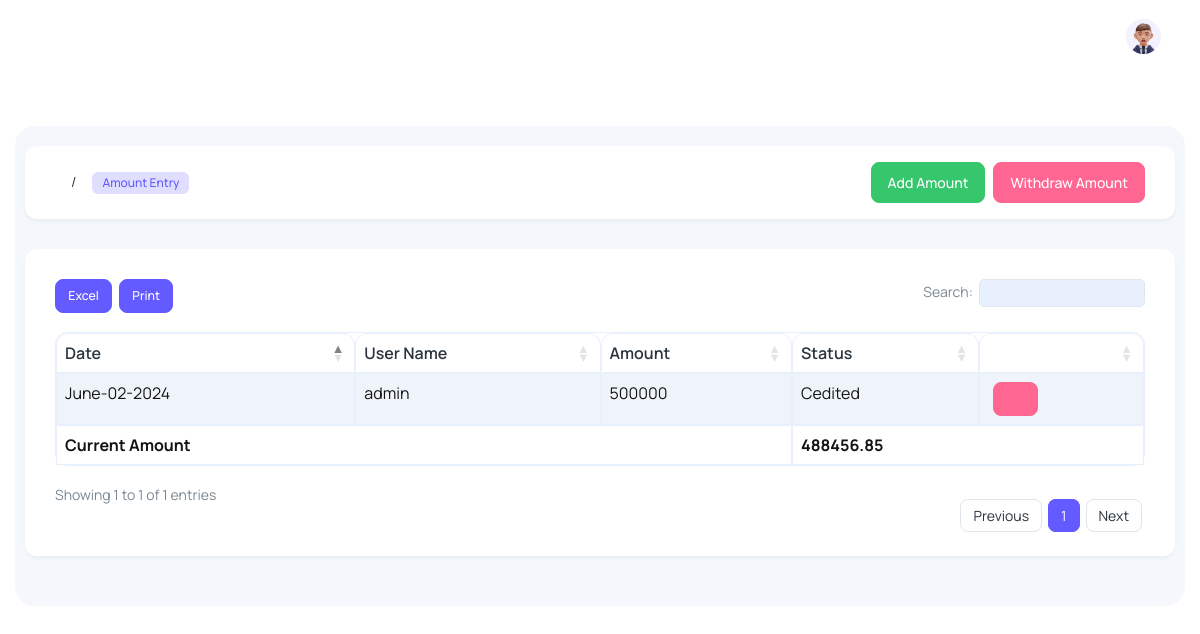
Page /Amount (signed in) on the committed database.
### main/models.py (models this page shows, shortened)
class AmountModel(models.Model):
    DateTime = models.DateTimeField(default=datetime.now())
    user = models.CharField(max_length=100,null=True, blank=True)
    Amount = models.CharField(max_length=100,null=True, blank=True)
    TAmount = models.CharField(max_length=100,null=True, blank=True)
    Method = models.CharField(max_length=100,null=True, blank=True)
    def Date(self):
        return self.DateTime.strftime('%B-%d-%Y')

class UserAmountModel(models.Model):
    DateTime = models.DateTimeField(default=datetime.now())
    user = models.CharField(max_length=100,null=True, blank=True)
    Amount = models.CharField(max_length=100,null=True, blank=True)

### main/views.py (the view, shortened to what this page needs)
# urls.py: path('Amount',views.Amount,name='Amount'),
@login_required(login_url='Login')
def Amount(request):
    if is_admin(request.user):
        user=User.objects.all()
        try:
            ca=UserAmountModel.objects.get(user=request.user)
            ca = ca.Amount
        except UserAmountModel.DoesNotExist:
            ca = ''
        dt = AmountModel.objects.all()
        data={'user':user,'dt':dt,'ca':ca}
        return render(request,'admin/amount.html',data)
    if is_user(request.user):
        dt = AmountModel.objects.all()
        return render(request,'expanse.html',{'dt':dt})

### main/views.py (called while the page is built)
def is_admin(user):
    data=User.objects.filter(is_superuser=True)
    for i in data:
        if str(i.username) == str(user):
            return True

### main/templates/admin/amount.html (shortened to what this page needs)
﻿{% extends 'admin/main.html' %}
{% load static %}
{% block content %}
<div class="body-wrapper">
  <div class="container-fluid">
    <div class="card card-body py-3">
      <div class="row align-items-center">
        <div class="col-12">
          <div class="d-flex align-items-center justify-space-between">
            <nav aria-label="breadcrumb" class="">
              <ol class="breadcrumb">
                <li class="breadcrumb-item" aria-current="page">
                  <span class="badge fw-medium fs-2 bg-primary-subtle text-primary">
                    Amount Entry
                  </span>
                </li>
              </ol>
            </nav>
            <nav aria-label="breadcrumb" class="ms-auto">
              <ol class="breadcrumb">
                <a data-bs-toggle="modal" data-bs-target="#AddAmount" class="btn btn-success">Add Amount</a>
                <a data-bs-toggle="modal" data-bs-target="#WithdrawAmount" class="ms-2 btn btn-danger">Withdraw Amount</a>
              </ol>
            </nav>
          </div>
        </div>
      </div>
    </div>
    <div class="datatables">
      <div class="card">
        <div class="card-body">
          <div class="table-responsive">
            <table id="file_export" class="table w-100 table-striped table-bordered display text-nowrap">
              <thead>
                <tr>
                  <th>Date</th>
                  <th>User Name</th>
                  <th>Amount</th>
                  <th>Status</th>
                  <th></th>
                </tr>
              </thead>
              <tbody>
                {% for i in dt %}
                <tr>
                  <td>{{i.Date}}</td>
                  <td>{{i.user}}</td>
                  <td>{{i.Amount}}</td>
                  <td>{{i.Method}}</td>
                  <td>
                    <a href="DAmount/{{i.id}}" style="margin-left: 5px;" class="btn btn-danger"><i class='ti ti-trash'></i></a>
                  </td>
                </tr>
                {% endfor %}
              </tbody>
              <tfoot>
                <tr>
                  <td colspan="3"><b>Current Amount</b></td>
                  <td colspan="2"><b>{{ca}}</b></td>
                </tr>
              </tfoot>
            </table>
          </div>
        </div>
      </div>
    </div>
  </div>
</div>
{% endblock content %}

### main/templates/admin/main.html (style rules this page uses)
.table-bordered { border: 0.5px solid #E8F0FE !important; box-shadow: #E8F0FE; color: black !important; }
table { border-radius: 12px !important; }
thead { border-radius: 12px !important; border-radius: 12px !important; }
th { border: 0.5px solid #E8F0FE !important; padding: 8px !important; border-top-left-radius: 12px !important; border-top-right-radius: 12px !important; }
td { border: 0.5px solid #E8F0FE !important; padding: 8px !important; color: rgb(20, 20, 20) !important; }
tbody { border-bottom-left-radius: 12px !important; border-bottom-right-radius: 12px !important; }

### rows in the picture
AmountModel: Date "June-02-2024", user "admin", Amount "500000", Method "Cedited"
UserAmountModel: Amount "488456.85"
